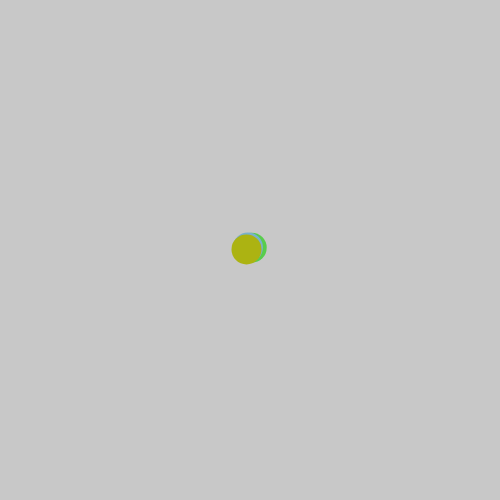
Frame 1 (no input)
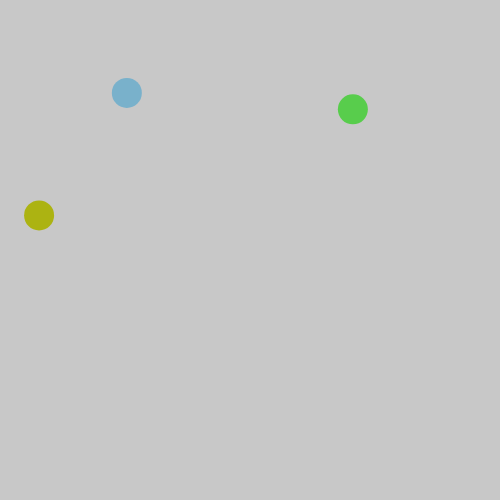
Frame 60 (no input)
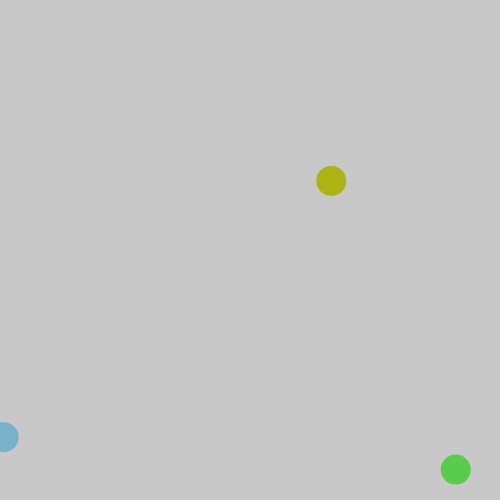
Frame 120 (the mouse pressed at the canvas centre since frame 60)

The p5.js sketch that drew these frames (run headless with seeded random() and noise() and a simulated clock; from frame 60 on, the mouse is pressed at the canvas centre):

// p5.js sketch
// ── sketch.js
// variables for 3 walkers
let walker1, walker2, walker3;

function setup() {
  createCanvas(500, 500);

  // create 3 random walkers
  walker1 = new RandomWalker(250, 250);
  walker2 = new RandomWalker(250, 250);
  walker3 = new RandomWalker(250, 250);
}

function draw() {
  background(200);

  // move and display our walkers
  walker1.move();
  walker1.display();
  walker2.move();
  walker2.display();
  walker3.move();
  walker3.display();
}

class RandomWalker {

  constructor(x,y) {
    // walkers know where they exist and compute their own speed
    this.x = x;
    this.y = y;
    this.xSpeed = random(-4, 4);
    this.ySpeed = random(-4, 4);

    // walkers also keep track of how long they have been moving in a
    // given direction. we can use this info to switch directions at
    // some point in the future
    this.timeInState = 0;
    this.timeToSwitch = int(random(100,200));

    // walkers remember their color (note the user of the 'color' function
    // here to package up a RGB triple into a single color value (integer) )
    this.color = color( random(255), random(255), random(255) );
  }

  // display our walker
  display() {
    fill(this.color);
    noStroke();
    ellipse(this.x, this.y, 30, 30);
  }

  // move our walker
  move() {
    this.x += this.xSpeed;
    this.y += this.ySpeed;

    // wrap around logic
    if (this.x > width) {
      this.x = 0;
    }
    if (this.x < 0) {
      this.x = width;
    }
    if (this.y > height) {
      this.y = 0;
    }
    if (this.y < 0) {
      this.y = height;
    }

    // advance the # of frames we've been in our state
    this.timeInState += 1;

    // if we've exceeded how long we should stay in this state
    // we should pick a new direction and reset our timer
    if (this.timeInState >= this.timeToSwitch) {
      this.xSpeed = random(-4, 4);
      this.ySpeed = random(-4, 4);
      this.timeInState = 0;
      this.timeToSwitch = int(random(100,200));
    }
  }
}
